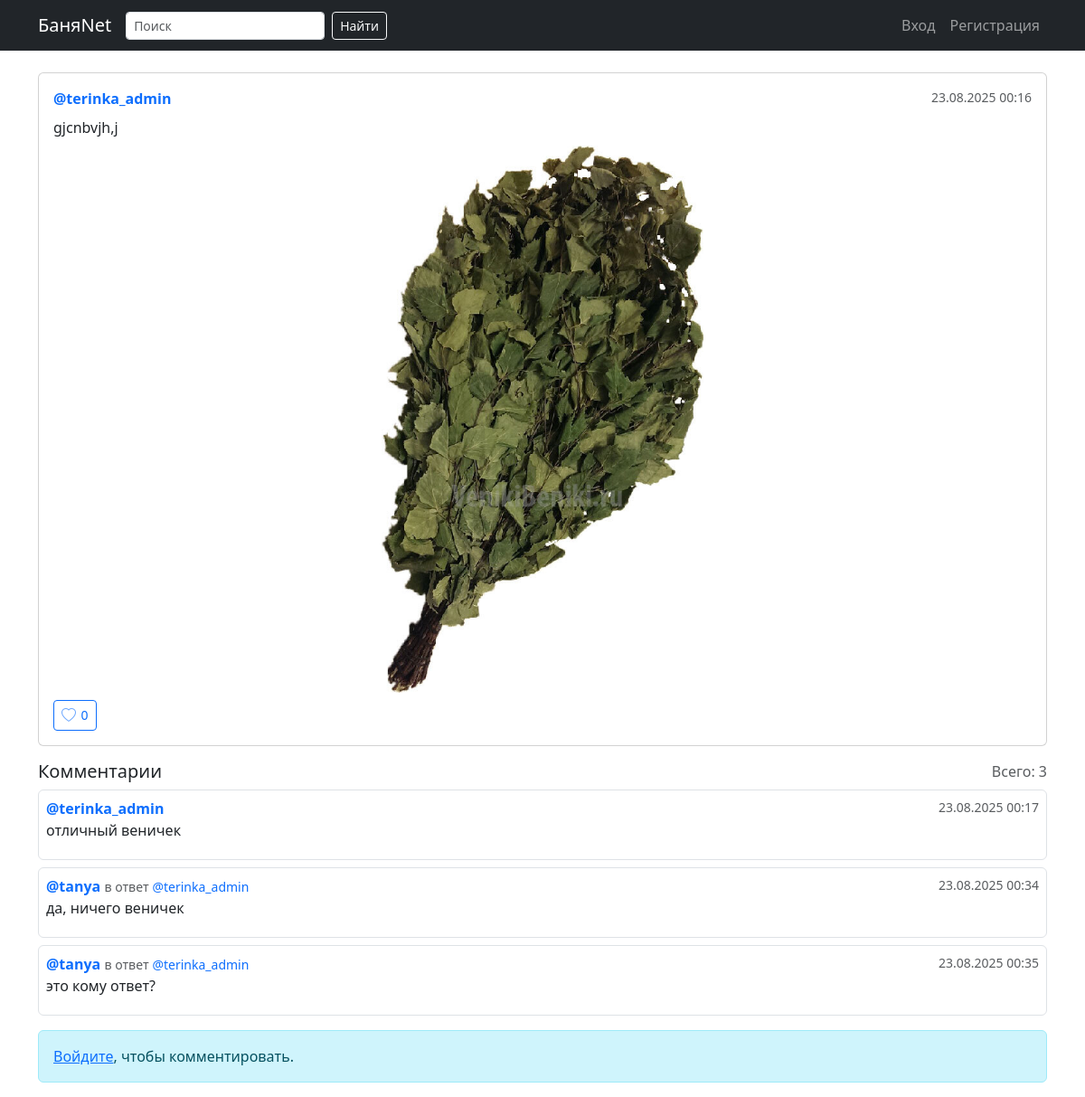
Page /post/6/ on the committed database.
### network/models.py (models this page shows, shortened)
class Post(models.Model):
    author = models.ForeignKey(settings.AUTH_USER_MODEL, on_delete=models.CASCADE, related_name='posts')
    text = models.CharField(max_length=1000)
    image = models.ImageField(upload_to='posts/', blank=True, null=True)
    created_at = models.DateTimeField(auto_now_add=True)
    class Meta:
        ordering = ['-created_at']
    @property
    def likes_count(self):
        return self.likes.count()

class Comment(models.Model):
    author = models.ForeignKey(settings.AUTH_USER_MODEL, on_delete=models.CASCADE, related_name='comments')
    post = models.ForeignKey(Post, on_delete=models.CASCADE, related_name='comments')
    parent = models.ForeignKey('self', on_delete=models.CASCADE, related_name='replies',
                               null=True, blank=True)  # ← новое поле
    text = models.CharField(max_length=500)
    created_at = models.DateTimeField(auto_now_add=True)
    class Meta:
        ordering = ['created_at']  # старые сверху

### accounts/models.py (models this page shows, shortened)
class User(AbstractUser):
    class Roles(models.TextChoices):
        PROVIDER   = "provider",   "Банные услуги"
        BUILDER    = "builder",    "Строительство бань"
        SELLER     = "seller",     "Продажа товаров"
        ENTHUSIAST = "enthusiast", "Люблю попариться"
    avatar = models.ImageField(
        upload_to="avatars/", blank=True, null=True, verbose_name="Фотография (аватар)"
    )
    bio = models.TextField(
        blank=True, max_length=500, verbose_name="О себе"
    )
    role = models.CharField(
        max_length=20, choices=Roles.choices, blank=True, verbose_name="Тип пользователя"
    )
    city = models.CharField(
        max_length=100, blank=True, verbose_name="Город"
    )
    services = models.ManyToManyField(
        "ServiceTag", blank=True, related_name="users", verbose_name="Специализации"
    )
    class Meta:
        verbose_name = "Пользователь"
        verbose_name_plural = "Пользователи"

### network/views.py (the view)
# urls.py: path('post/<int:pk>/', views.post_detail, name='post_detail'),
def post_detail(request, pk):
    post = get_object_or_404(Post.objects.select_related("author"), pk=pk)
    comments = (
        post.comments.select_related("author", "parent")
        .prefetch_related("replies__author", "replies__replies__author")
        .all()
    )
    comment_form = CommentForm() if request.user.is_authenticated else None
    user_liked = request.user.is_authenticated and post.likes.filter(
        user=request.user
    ).exists()
    return render(
        request,
        "post_detail.html",
        {
            "post": post,
            "comments": comments,
            "comment_form": comment_form,
            "user_liked": user_liked,
        },
    )

### messaging/context_processors.py (called while the page is built, shortened)
def unread_messages(request):
    if not request.user.is_authenticated:
        return {}

### notify/context_processors.py (called while the page is built)
def unread_notifications(request):
    if not request.user.is_authenticated:
        return {}
    return {
        'notify_unread': request.user.notifications.filter(is_read=False).count()
    }

### templates/post_detail.html (shortened to what this page needs)
{% extends "base.html" %}
{% block content %}
  <div class="card mb-3">
    <div class="card-body">
      <div class="d-flex justify-content-between mb-2">
        <strong>
          {% if post.author and post.author.username %}
            <a href="{% url 'profile' post.author.username %}" class="text-decoration-none">
              @{{ post.author.username }}
            </a>
          {% else %}
            @{{ post.author }}
          {% endif %}
        </strong>
        <small class="text-muted">{{ post.created_at|date:"d.m.Y H:i" }}</small>
      </div>
      <p class="mb-2">{{ post.text }}</p>
      {% if post.image %}
        <img src="{{ post.image.url }}" class="post-image mb-2" alt="">
      {% endif %}
      <div class="post-actions d-flex flex-wrap align-items-center gap-2">
        <button type="button"
                class="btn btn-sm btn-outline-primary btn-like"
                data-like-btn
                data-post-id="{{ post.id }}"
                data-url="{% url 'toggle_like_ajax' post.pk %}">
          <i class="bi {% if user_liked %}bi-heart-fill{% else %}bi-heart{% endif %}"></i>
          <span data-like-count>{{ post.likes_count }}</span>
        </button>
      </div>
    </div>
  </div>
  <div class="d-flex justify-content-between align-items-center mb-2">
    <h5 class="mb-0" id="comments">Комментарии</h5>
    <span class="text-muted">Всего: {{ post.comments.count }}</span>
  </div>
  <div data-comments>
    {% for c in comments %}
      {% if not c.parent %}
        {% include "partials/comment_item.html" with c=c %}
        {% for r in c.replies.all %}
          {% include "partials/comment_item.html" with c=r %}
        {% endfor %}
      {% endif %}
    {% empty %}
      <div class="text-muted mb-2">Комментариев пока нет.</div>
    {% endfor %}
  </div>
  {% if user.is_authenticated %}
    <form method="post"
          action="{% url 'add_comment' post.pk %}"
          class="mt-3 comment-form"
          data-ajax-comment>
      {% csrf_token %}
      <div class="mb-2">
        <textarea name="text" class="form-control" rows="3" placeholder="Напишите комментарий..."></textarea>
        <input type="hidden" name="next" value="{{ request.get_full_path }}">
      </div>
      <button class="btn btn-primary">Отправить</button>
    </form>
  {% else %}
    <div class="alert alert-info mt-3">
      <a href="{% url 'login' %}">Войдите</a>, чтобы комментировать.
    </div>
  {% endif %}
{% endblock %}

### templates/partials/comment_item.html (shortened to what this page needs)
<div class="border rounded p-2 mb-2" data-comment-id="{{ c.id }}">
  <div class="d-flex justify-content-between">
    <div>
      <strong>
        <a href="{% url 'profile' c.author.username %}" class="text-decoration-none">
          @{{ c.author.username }}
        </a>
      </strong>
      {% if c.parent %}
        <small class="text-muted">
          в ответ
          <a href="{% url 'profile' c.parent.author.username %}" class="text-decoration-none">
            @{{ c.parent.author.username }}
          </a>
        </small>
      {% endif %}
    </div>
    <small class="text-muted">{{ c.created_at|date:"d.m.Y H:i" }}</small>
  </div>
  <div class="mb-1">{{ c.text|linebreaksbr }}</div>
</div>

### static/css/app.css (style rules this page uses)
.post-image { width: 100%; max-height: 16cm; object-fit: contain; border-radius: .5rem; }
.btn-like { display: inline-flex; align-items: center; gap: .35rem; }
.btn-like .bi { font-size: 1rem; }
.btn-like .bi-heart { opacity: .6; }
.post-actions { row-gap: .4rem; }
.post-actions .btn { white-space: nowrap; }

### rows in the picture
Post: author.username "terinka_admin", created_at "23.08.2025 00:16", text "gjcnbvjh,j", image (picture), likes_count "0", comments.count "3"
Comment: author.username "terinka_admin", created_at "23.08.2025 00:17", text "отличный веничек"
Comment: author.username "tanya", parent.author.username "terinka_admin", created_at "23.08.2025 00:34", text "да, ничего веничек"
Comment: author.username "tanya", parent.author.username "terinka_admin", created_at "23.08.2025 00:35", text "это кому ответ?"
